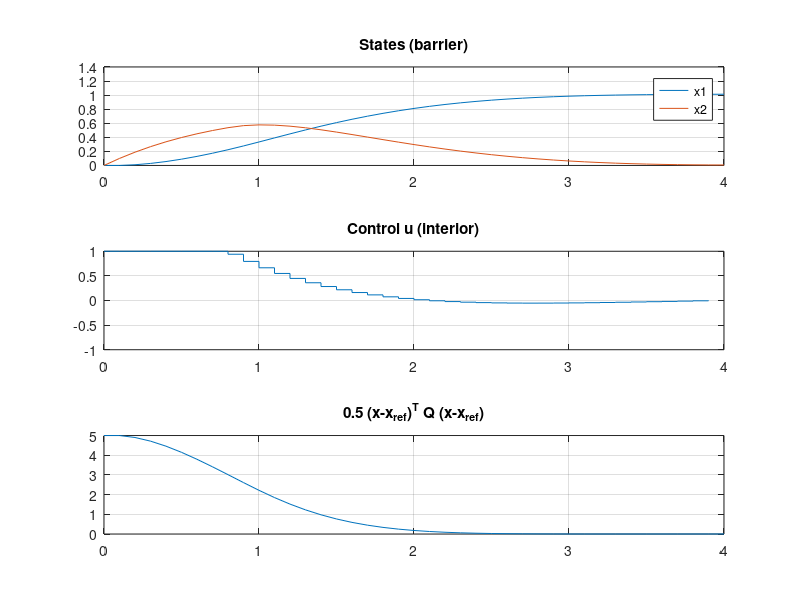

MATLAB code to generate this figure:
function mode1_ocp_newton()
    %%%%%%%%%%%%%%%%%%%%%%%%%%%%%%%%%%%%%%%%%%%%%%%%%%%%%%%%%%%%%%%%
    % Single-mode nonlinear OCP via Riccati-Newton (iLQR) + Barrier
    % Model:
    %   x1' = x2
    %   x2' = -1.1*x2 - 0.2*x2*|x2| + u
    % Cost:
    %   l = 0.5*(x-xref)' Q (x-xref) + u^2  - mu*[log(umax-u)+log(u-umin)]
    %   Vf= 0.5*(x-xref)' Q (x-xref)
    % Input bounds (interior):  umin < u < umax  with umin=-1, umax=1
    % Fraction-to-boundary line search keeps u strictly inside.
    %%%%%%%%%%%%%%%%%%%%%%%%%%%%%%%%%%%%%%%%%%%%%%%%%%%%%%%%%%%%%%%%

    % Problem setup
    nx = 2; nu = 1;
    N  = 40;
    dt = 0.1;
    xref  = [1; 1];
    x_init = [0; 0];

    % Weights
    Q  = diag([10, 0]);     % state weight (stage)
    Qf = Q;                  % terminal weight

    % Input bounds (interior)
    umin = -1.0; umax = 1.0;

    % Barrier schedule
    mu0   = 1e-2;           % initial barrier weight
    muMin = 1e-6;           % floor
    decay = 0.95;           % per-iteration decay

    % Line search
    alpha_user = 0.1;       % user step size (upper bound)
    gamma_ftb  = 0.995;     % fraction-to-boundary safety
    eps_int    = 1e-12;     % tiny interior slack

    % Regularization
    regGi    = 1e-10;       % control Hessian regularization
    regPmin  = 1e-12;       % Riccati PD correction

    % Trajectories (initialize)
    X   = zeros(nx, N+1);  X(:,1) = x_init;
    U   = zeros(nu, N);    % start at 0 (strictly interior)
    LAM = zeros(nx, N+1);

    % initial rollout with u=0
    for i = 1:N
        [f, ~, ~, ~, ~] = f_and_derivs_mode1(X(:,i), U(:,i));
        X(:,i+1) = X(:,i) + dt*f;
    end

    fprintf('Start: J=%.6f\n', total_cost_with_barrier(X,U,xref,Q,Qf,mu0,umin,umax));

    max_iter = 100;
    tic;
    for it = 1:max_iter
        % barrier weight this iteration
        mu = max(muMin, mu0 * decay^(it-1));

        %%%%%%%%%%%%%%%%%%%%%%%%%%%%%%%%%%%%%%%%%%%%%%%%%%%%%%%%%%%%%
        % Linearization & KKT blocks build
        %%%%%%%%%%%%%%%%%%%%%%%%%%%%%%%%%%%%%%%%%%%%%%%%%%%%%%%%%%%%%
        A = cell(N,1); B = cell(N,1);
        Qxx = cell(N,1); Qxu = cell(N,1); Quu = cell(N,1);
        xbar = cell(N,1); lbar_x = cell(N,1); lbar_u = cell(N,1);

        QxxN    = Qf;                                 % terminal Hessian
        lbar_xN = gradVf(X(:,end), xref, Qf) - LAM(:,end);

        for i = 1:N
            xi = X(:,i);
            ui = U(:,i);
            lam_ip1 = LAM(:,i+1);

            % dynamics + derivatives
            [f, dfdx, dfdu, Hxx_dyn, Hxu_dyn] = f_and_derivs_mode1(xi, ui);

            % stage cost + barrier (weighted)
            [l, lx, lu, huu_bar] = stage_cost_and_grads_with_barrier(xi, ui, xref, Q, mu, umin, umax); %#ok<NASGU>

            % Hamiltonian gradient
            Hx = lx + dfdx.'*lam_ip1;
            Hu = lu + dfdu.'*lam_ip1;

            % Hamiltonian Hessian blocks
            Hxx = Q + Hxx_dyn(lam_ip1);
            Hxu = Hxu_dyn(lam_ip1);
            Huu = 2 + huu_bar;     % u^2 term -> 2,  + barrier curvature

            % discrete linearization (Euler)
            A{i}    = eye(nx) + dt*dfdx;
            B{i}    = dt*dfdu;
            xbar{i} = xi + dt*f - X(:,i+1);      % dyn residual

            % quadratic blocks
            Qxx{i}  = dt*Hxx;
            Qxu{i}  = dt*Hxu;        % here zero
            Quu{i}  = dt*Huu;

            % residuals (stationarity)
            lbar_x{i} = dt*Hx + LAM(:,i+1) - LAM(:,i);
            lbar_u{i} = dt*Hu;
        end

        %%%%%%%%%%%%%%%%%%%%%%%%%%%%%%%%%%%%%%%%%%%%%%%%%%%%%%%%%%%%%
        % Backward Riccati recursion
        %%%%%%%%%%%%%%%%%%%%%%%%%%%%%%%%%%%%%%%%%%%%%%%%%%%%%%%%%%%%%
        P = cell(N+1,1); s = cell(N+1,1);
        Kmat = cell(N,1); kff = cell(N,1);

        P{N+1} = QxxN;
        s{N+1} = -lbar_xN;

        for i = N:-1:1
            Ai = A{i}; Bi = B{i};
            Qxxi = Qxx{i}; Qxui = Qxu{i}; Quui = Quu{i};
            lxi = lbar_x{i}; lui = lbar_u{i};
            Pi1 = P{i+1}; si1 = s{i+1};
            xbi = xbar{i};

            % block assembly
            Fi = Qxxi + Ai.'*Pi1*Ai;
            Hi = Qxui + Ai.'*Pi1*Bi;      % (nx x 1)
            Gi = Quui + Bi.'*Pi1*Bi;      % (1 x 1)

            % control law Δu = K Δx + kff
            Gi_reg = max(Gi, regGi);
            Kmat{i} = -(Gi_reg \ (Hi.')); % (1 x nx)
            kff{i}  = -(Gi_reg \ (Bi.'*(Pi1*xbi - si1) + lui));  % (1 x 1)

            % Riccati update
            P{i} = Fi - (Kmat{i}.' * Gi * Kmat{i});
            % PD & symmetry guard
            P{i} = 0.5*(P{i}+P{i}.');
            mEv  = min(real(eig(P{i})));
            if mEv < regPmin, P{i} = P{i} + (regPmin - mEv)*eye(nx); end

            s{i} = -( lxi + Ai.'*(Pi1*xbi - si1) + Hi*kff{i} );
        end

        %%%%%%%%%%%%%%%%%%%%%%%%%%%%%%%%%%%%%%%%%%%%%%%%%%%%%%%%%%%%%
        % Forward recursion: compute Newton step
        %%%%%%%%%%%%%%%%%%%%%%%%%%%%%%%%%%%%%%%%%%%%%%%%%%%%%%%%%%%%%
        dX = zeros(nx,N+1); dU = zeros(nu,N); dLAM = zeros(nx,N+1);
        dX(:,1) = x_init - X(:,1);

        for i = 1:N
            dU(:,i)   = Kmat{i}*dX(:,i) + kff{i};
            dLAM(:,i) = P{i}*dX(:,i) - s{i};
            dX(:,i+1) = A{i}*dX(:,i) + B{i}*dU(:,i) + xbar{i};
        end
        dLAM(:,end) = P{N+1}*dX(:,end) - s{N+1};

        %%%%%%%%%%%%%%%%%%%%%%%%%%%%%%%%%%%%%%%%%%%%%%%%%%%%%%%%%%%%%
        % Fraction-to-boundary line search for input bounds
        %%%%%%%%%%%%%%%%%%%%%%%%%%%%%%%%%%%%%%%%%%%%%%%%%%%%%%%%%%%%%
        alpha_max = 1.0;
        for i = 1:N
            ui = U(:,i); dui = dU(:,i);
            if dui > 0
                alpha_max = min(alpha_max, (umax - eps_int - ui)/dui);
            elseif dui < 0
                alpha_max = min(alpha_max, (ui - (umin + eps_int))/(-dui));
            end
        end
        alpha_eff = min(alpha_user, gamma_ftb * max(0, alpha_max));

        % update with safe alpha
        X   = X   + alpha_eff*dX;
        U   = U   + alpha_eff*dU;
        LAM = LAM + alpha_eff*dLAM;

        % re-rollout X with new U (consistency)
        X(:,1) = x_init;
        for i = 1:N
            [f, ~, ~, ~, ~] = f_and_derivs_mode1(X(:,i), U(:,i));
            X(:,i+1) = X(:,i) + dt*f;
        end

        % (optional) report
        % J = total_cost_with_barrier(X,U,xref,Q,Qf,mu,umin,umax);
        % fprintf('Iter %3d: J=%.6f | alpha=%.3f | max|dU|=%.2e\n', it, J, alpha_eff, max(abs(dU)));
    end
    toc;

    % plots
    tgrid = 0:dt:dt*N;
    e = X - xref;                           % error over time
    state_cost = 0.5*(Q(1,1)*e(1,:).^2 + Q(2,2)*e(2,:).^2);
    figure;
    subplot(3,1,1); plot(tgrid, X(1,:),'-', tgrid, X(2,:),'-'); grid on; legend x1 x2; title('States (barrier)');
    subplot(3,1,2); stairs(tgrid(1:end-1), U,'-'); grid on; ylim([umin umax]); title('Control u (interior)');
    subplot(3,1,3); plot(tgrid, state_cost,'-'); grid on; title('0.5 (x-x_{ref})^T Q (x-x_{ref})');
end

% ===================== helpers =====================

function g = gradVf(x, xr, Qf)
    g = Qf*(x - xr);
end

function [l, lx, lu, huu_bar] = stage_cost_and_grads_with_barrier(x, u, xr, Q, mu, umin, umax)
    % Stage cost with log barrier for u bounds (umin<u<umax)
    e  = (x - xr);
    % base quadratic terms
    lx = Q*e;                % ∂l/∂x
    lu_quad = 2*u;           % ∂(u^2)/∂u
    l_base  = 0.5*(e.'*Q*e) + u^2;

    % barrier value/grad/hess
    [bval, bgrad, bhess] = barrier_terms(u, umin, umax, mu);

    % totals
    l       = l_base + bval;
    lu      = lu_quad + bgrad;   % ∂l/∂u
    huu_bar = bhess;             % extra curvature added to Huu
end

function [bval, bgrad, bhess] = barrier_terms(u, umin, umax, mu)
    % Generic log barrier: -mu[log(umax - u) + log(u - umin)]
    % Requires u in (umin, umax)
    bval  = -mu*( log(umax - u) + log(u - umin) );
    bgrad =  mu*( 1/(umax - u) - 1/(u - umin) );
    bhess =  mu*( 1/(umax - u)^2 + 1/(u - umin)^2 );
end

function [f, dfdx, dfdu, Hxx_dyn, Hxu_dyn] = f_and_derivs_mode1(x, u)
    % Model:
    % x1' = x2
    % x2' = -1.1*x2 - 0.2*x2*|x2| + u
    x2 = x(2);

    f1 = x2;
    f2 = -1.1*x2 - 0.2*x2*abs(x2) + u;
    f  = [f1; f2];

    % Jacobians
    dfdx = [ 0,                    1;
             0,  -1.1 - 0.4*abs(x2) ];
    dfdu = [0; 1];

    % Dynamics curvature for Hamiltonian (second derivatives wrt x)
    sgn = sign(x2); % sign(0)=0
    Hxx_dyn = @(lam) lam(2)*[0,0;0, -0.4*sgn];  % only f2_x2x2 nonzero
    Hxu_dyn = @(lam) [0; 0];                    % mixed x-u second derivatives = 0
end

function J = total_cost_with_barrier(X,U,xr,Q,Qf,mu,umin,umax)
    % stage + terminal + barrier
    J = 0;
    Nloc = size(U,2);
    for ii=1:Nloc
        e = X(:,ii)-xr;
        % base
        J = J + 0.5*(e.'*Q*e) + U(:,ii)'*U(:,ii);
        % barrier
        u = U(:,ii);
        J = J - mu*( log(umax - u) + log(u - umin) );
    end
    eN = X(:,end)-xr;
    J = J + 0.5*(eN.'*Qf*eN);
end
